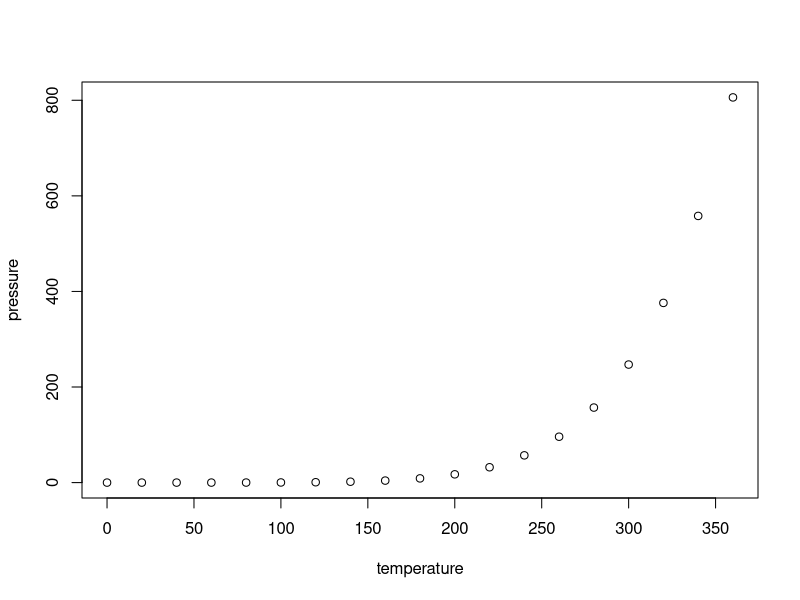
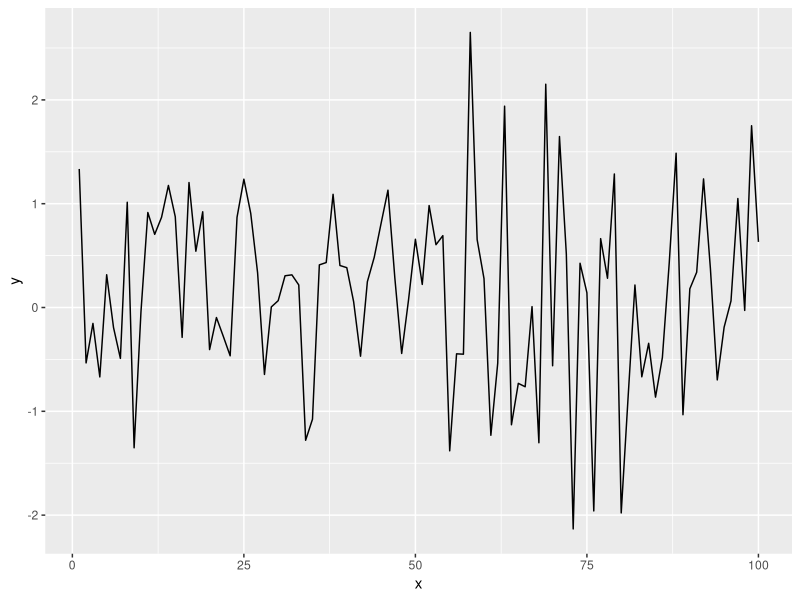

These figures' R source, in order:
## ---- chunk 1
knitr::opts_chunk$set(echo = TRUE)
## ---- chunk 2
summary(cars)
## ---- chunk 3
plot(pressure)
## ---- chunk 4
library(ggplot2)
x = seq(1:100) 
y = rnorm(100) 
dat = data.frame(x, y) 
ggplot(dat, aes(x = x, y = y)) + 
    geom_line()
